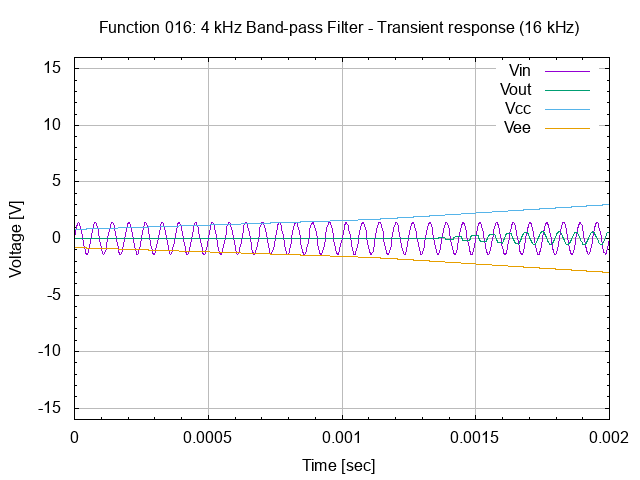

Write gnuplot code to recreate this figure.
# set terminal
set term png

# set graph
set output "26.016.00.01.02.03.png"
set title "Function 016: 4 kHz Band-pass Filter - Transient response (16 kHz)"

# setup Y-axis
set yrange [-16:16]
set grid ytics lt 1 lw 1 lc rgb "#bbbbbb"
set mytics
set ylabel "Voltage [V]"

# setup X-axis
set grid xtics lt 1 lw 1 lc rgb "#bbbbbb"
set mxtics
set xrange [0:0.002]
set xlabel "Time [sec]"

# setup plot style
set style data lines
plot '26.016.00.01.02.dat' using 1:2 title "Vin", \
     '26.016.00.01.02.dat' using 1:3 title "Vout", \
     '26.016.00.01.02.dat' using 1:4 title "Vcc", \
     '26.016.00.01.02.dat' using 1:5 title "Vee"

# set output back to default
set output

# reset terminal type
set terminal pop
